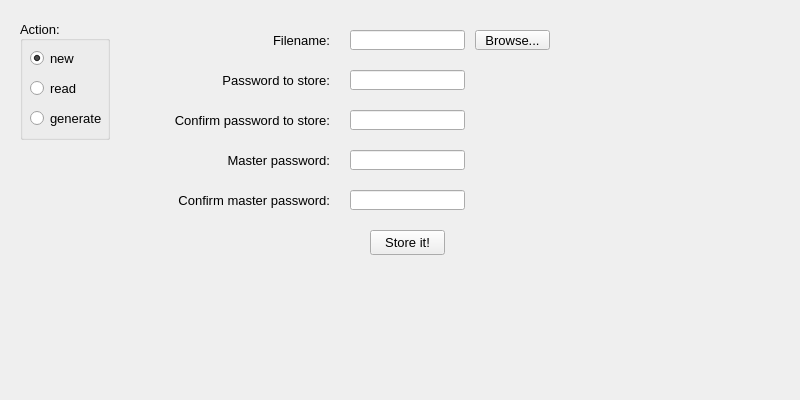
<?xml version="1.0" encoding="UTF-8"?>
<ui version="4.0">
 <class>MainWindow</class>
 <widget class="QMainWindow" name="MainWindow">
  <property name="geometry">
   <rect>
    <x>0</x>
    <y>0</y>
    <width>800</width>
    <height>400</height>
   </rect>
  </property>
  <property name="sizePolicy">
   <sizepolicy hsizetype="Fixed" vsizetype="Fixed">
    <horstretch>0</horstretch>
    <verstretch>0</verstretch>
   </sizepolicy>
  </property>
  <property name="minimumSize">
   <size>
    <width>800</width>
    <height>400</height>
   </size>
  </property>
  <property name="maximumSize">
   <size>
    <width>800</width>
    <height>400</height>
   </size>
  </property>
  <property name="font">
   <font>
    <pointsize>10</pointsize>
   </font>
  </property>
  <property name="windowTitle">
   <string>Passwordmanager</string>
  </property>
  <widget class="QWidget" name="centralwidget">
   <widget class="QGroupBox" name="groupBoxActions">
    <property name="geometry">
     <rect>
      <x>20</x>
      <y>20</y>
      <width>90</width>
      <height>120</height>
     </rect>
    </property>
    <property name="title">
     <string>Action:</string>
    </property>
    <property name="alignment">
     <set>Qt::AlignLeading|Qt::AlignLeft|Qt::AlignVCenter</set>
    </property>
    <widget class="QRadioButton" name="radioButton_new">
     <property name="geometry">
      <rect>
       <x>10</x>
       <y>30</y>
       <width>82</width>
       <height>17</height>
      </rect>
     </property>
     <property name="text">
      <string>new</string>
     </property>
     <property name="checked">
      <bool>true</bool>
     </property>
    </widget>
    <widget class="QRadioButton" name="radioButton_read">
     <property name="geometry">
      <rect>
       <x>10</x>
       <y>60</y>
       <width>82</width>
       <height>17</height>
      </rect>
     </property>
     <property name="text">
      <string>read</string>
     </property>
     <property name="checked">
      <bool>false</bool>
     </property>
    </widget>
    <widget class="QRadioButton" name="radioButton_generate">
     <property name="geometry">
      <rect>
       <x>10</x>
       <y>90</y>
       <width>82</width>
       <height>17</height>
      </rect>
     </property>
     <property name="text">
      <string>generate</string>
     </property>
    </widget>
   </widget>
   <widget class="QStackedWidget" name="stackedWidget">
    <property name="geometry">
     <rect>
      <x>130</x>
      <y>20</y>
      <width>650</width>
      <height>360</height>
     </rect>
    </property>
    <property name="currentIndex">
     <number>0</number>
    </property>
    <widget class="QWidget" name="layout_new">
     <widget class="QLineEdit" name="lineEdit_new_passwordToStore">
      <property name="geometry">
       <rect>
        <x>220</x>
        <y>50</y>
        <width>115</width>
        <height>20</height>
       </rect>
      </property>
      <property name="echoMode">
       <enum>QLineEdit::Password</enum>
      </property>
     </widget>
     <widget class="QLineEdit" name="lineEdit_new_passwordToStoreConfirm">
      <property name="geometry">
       <rect>
        <x>220</x>
        <y>90</y>
        <width>115</width>
        <height>20</height>
       </rect>
      </property>
      <property name="echoMode">
       <enum>QLineEdit::Password</enum>
      </property>
     </widget>
     <widget class="QLineEdit" name="lineEdit_new_masterPassword">
      <property name="geometry">
       <rect>
        <x>220</x>
        <y>130</y>
        <width>115</width>
        <height>20</height>
       </rect>
      </property>
      <property name="echoMode">
       <enum>QLineEdit::Password</enum>
      </property>
     </widget>
     <widget class="QLineEdit" name="lineEdit_new_masterPasswordConfirm">
      <property name="geometry">
       <rect>
        <x>220</x>
        <y>170</y>
        <width>115</width>
        <height>20</height>
       </rect>
      </property>
      <property name="echoMode">
       <enum>QLineEdit::Password</enum>
      </property>
     </widget>
     <widget class="QLabel" name="label_new_passwordToStore">
      <property name="geometry">
       <rect>
        <x>90</x>
        <y>50</y>
        <width>110</width>
        <height>20</height>
       </rect>
      </property>
      <property name="text">
       <string>Password to store:</string>
      </property>
      <property name="alignment">
       <set>Qt::AlignRight|Qt::AlignTrailing|Qt::AlignVCenter</set>
      </property>
     </widget>
     <widget class="QLabel" name="label_new_passwordToStoreConfirm">
      <property name="geometry">
       <rect>
        <x>40</x>
        <y>90</y>
        <width>160</width>
        <height>20</height>
       </rect>
      </property>
      <property name="text">
       <string>Confirm password to store:</string>
      </property>
      <property name="alignment">
       <set>Qt::AlignRight|Qt::AlignTrailing|Qt::AlignVCenter</set>
      </property>
     </widget>
     <widget class="QLabel" name="label_new_masterPassword">
      <property name="geometry">
       <rect>
        <x>90</x>
        <y>130</y>
        <width>110</width>
        <height>20</height>
       </rect>
      </property>
      <property name="text">
       <string>Master password:</string>
      </property>
      <property name="alignment">
       <set>Qt::AlignRight|Qt::AlignTrailing|Qt::AlignVCenter</set>
      </property>
     </widget>
     <widget class="QLabel" name="label_new_masterPasswordConfirm">
      <property name="geometry">
       <rect>
        <x>40</x>
        <y>170</y>
        <width>160</width>
        <height>20</height>
       </rect>
      </property>
      <property name="text">
       <string>Confirm master password:</string>
      </property>
      <property name="alignment">
       <set>Qt::AlignRight|Qt::AlignTrailing|Qt::AlignVCenter</set>
      </property>
     </widget>
     <widget class="QLineEdit" name="lineEdit_new_filename">
      <property name="geometry">
       <rect>
        <x>220</x>
        <y>10</y>
        <width>115</width>
        <height>20</height>
       </rect>
      </property>
     </widget>
     <widget class="QLabel" name="label_new_filename">
      <property name="geometry">
       <rect>
        <x>140</x>
        <y>10</y>
        <width>60</width>
        <height>20</height>
       </rect>
      </property>
      <property name="text">
       <string>Filename:</string>
      </property>
      <property name="alignment">
       <set>Qt::AlignRight|Qt::AlignTrailing|Qt::AlignVCenter</set>
      </property>
     </widget>
     <widget class="QPushButton" name="pushButton_new_storePassword">
      <property name="geometry">
       <rect>
        <x>240</x>
        <y>210</y>
        <width>75</width>
        <height>25</height>
       </rect>
      </property>
      <property name="text">
       <string>Store it!</string>
      </property>
      <property name="autoDefault">
       <bool>true</bool>
      </property>
     </widget>
     <widget class="QPushButton" name="pushButton_new_browseFile">
      <property name="geometry">
       <rect>
        <x>345</x>
        <y>10</y>
        <width>75</width>
        <height>20</height>
       </rect>
      </property>
      <property name="text">
       <string>Browse...</string>
      </property>
      <property name="autoDefault">
       <bool>true</bool>
      </property>
     </widget>
     <widget class="QLabel" name="label_new_messagePasswordToStore">
      <property name="geometry">
       <rect>
        <x>340</x>
        <y>70</y>
        <width>140</width>
        <height>20</height>
       </rect>
      </property>
      <property name="text">
       <string/>
      </property>
     </widget>
     <widget class="QLabel" name="label_new_messageMasterPassword">
      <property name="geometry">
       <rect>
        <x>340</x>
        <y>150</y>
        <width>140</width>
        <height>20</height>
       </rect>
      </property>
      <property name="text">
       <string/>
      </property>
     </widget>
    </widget>
    <widget class="QWidget" name="layout_read">
     <widget class="QListWidget" name="listWidget_read_fileList">
      <property name="geometry">
       <rect>
        <x>10</x>
        <y>40</y>
        <width>340</width>
        <height>290</height>
       </rect>
      </property>
     </widget>
     <widget class="QLineEdit" name="lineEdit_read_masterPassword">
      <property name="enabled">
       <bool>false</bool>
      </property>
      <property name="geometry">
       <rect>
        <x>500</x>
        <y>50</y>
        <width>115</width>
        <height>20</height>
       </rect>
      </property>
      <property name="inputMethodHints">
       <set>Qt::ImhHiddenText|Qt::ImhNoAutoUppercase|Qt::ImhNoPredictiveText|Qt::ImhSensitiveData</set>
      </property>
      <property name="echoMode">
       <enum>QLineEdit::Password</enum>
      </property>
     </widget>
     <widget class="QLabel" name="label_read_masterPassword">
      <property name="geometry">
       <rect>
        <x>370</x>
        <y>50</y>
        <width>110</width>
        <height>20</height>
       </rect>
      </property>
      <property name="text">
       <string>Master password:</string>
      </property>
      <property name="alignment">
       <set>Qt::AlignRight|Qt::AlignTrailing|Qt::AlignVCenter</set>
      </property>
     </widget>
     <widget class="QLabel" name="label_read_decodedPassword">
      <property name="geometry">
       <rect>
        <x>360</x>
        <y>90</y>
        <width>120</width>
        <height>20</height>
       </rect>
      </property>
      <property name="text">
       <string>Decoded password:</string>
      </property>
      <property name="alignment">
       <set>Qt::AlignRight|Qt::AlignTrailing|Qt::AlignVCenter</set>
      </property>
     </widget>
     <widget class="QLineEdit" name="lineEdit_read_decodedPassword">
      <property name="geometry">
       <rect>
        <x>500</x>
        <y>90</y>
        <width>115</width>
        <height>20</height>
       </rect>
      </property>
      <property name="readOnly">
       <bool>true</bool>
      </property>
     </widget>
     <widget class="QLineEdit" name="lineEdit_read_currentDir">
      <property name="geometry">
       <rect>
        <x>10</x>
        <y>10</y>
        <width>260</width>
        <height>20</height>
       </rect>
      </property>
     </widget>
     <widget class="QPushButton" name="pushButton_read_browseDir">
      <property name="geometry">
       <rect>
        <x>275</x>
        <y>10</y>
        <width>75</width>
        <height>20</height>
       </rect>
      </property>
      <property name="text">
       <string>Browse...</string>
      </property>
      <property name="autoDefault">
       <bool>true</bool>
      </property>
      <property name="default">
       <bool>false</bool>
      </property>
      <property name="flat">
       <bool>false</bool>
      </property>
     </widget>
    </widget>
    <widget class="QWidget" name="layout_generate">
     <widget class="QLabel" name="label_generate_length">
      <property name="geometry">
       <rect>
        <x>95</x>
        <y>30</y>
        <width>45</width>
        <height>20</height>
       </rect>
      </property>
      <property name="text">
       <string>Length:</string>
      </property>
      <property name="alignment">
       <set>Qt::AlignRight|Qt::AlignTrailing|Qt::AlignVCenter</set>
      </property>
     </widget>
     <widget class="QLineEdit" name="lineEdit_generate_length">
      <property name="geometry">
       <rect>
        <x>160</x>
        <y>30</y>
        <width>115</width>
        <height>20</height>
       </rect>
      </property>
      <property name="inputMethodHints">
       <set>Qt::ImhDigitsOnly</set>
      </property>
     </widget>
     <widget class="QLabel" name="label_generate_generatedPassword">
      <property name="geometry">
       <rect>
        <x>15</x>
        <y>70</y>
        <width>125</width>
        <height>20</height>
       </rect>
      </property>
      <property name="text">
       <string>Generated password:</string>
      </property>
      <property name="alignment">
       <set>Qt::AlignRight|Qt::AlignTrailing|Qt::AlignVCenter</set>
      </property>
     </widget>
     <widget class="QLineEdit" name="lineEdit_generate_generatedPassword">
      <property name="geometry">
       <rect>
        <x>160</x>
        <y>70</y>
        <width>115</width>
        <height>20</height>
       </rect>
      </property>
      <property name="readOnly">
       <bool>true</bool>
      </property>
     </widget>
     <widget class="QPushButton" name="pushButton_generate_generatePassword">
      <property name="geometry">
       <rect>
        <x>285</x>
        <y>30</y>
        <width>75</width>
        <height>20</height>
       </rect>
      </property>
      <property name="text">
       <string>Generate!</string>
      </property>
      <property name="autoDefault">
       <bool>true</bool>
      </property>
     </widget>
     <widget class="QPushButton" name="pushButton_generate_storePassword">
      <property name="enabled">
       <bool>false</bool>
      </property>
      <property name="geometry">
       <rect>
        <x>285</x>
        <y>70</y>
        <width>75</width>
        <height>20</height>
       </rect>
      </property>
      <property name="text">
       <string>Store it!</string>
      </property>
      <property name="checkable">
       <bool>false</bool>
      </property>
      <property name="autoDefault">
       <bool>true</bool>
      </property>
     </widget>
     <widget class="QLabel" name="label_message">
      <property name="geometry">
       <rect>
        <x>-40</x>
        <y>280</y>
        <width>141</width>
        <height>16</height>
       </rect>
      </property>
      <property name="text">
       <string/>
      </property>
     </widget>
     <zorder>lineEdit_generate_length</zorder>
     <zorder>label_generate_generatedPassword</zorder>
     <zorder>lineEdit_generate_generatedPassword</zorder>
     <zorder>pushButton_generate_generatePassword</zorder>
     <zorder>pushButton_generate_storePassword</zorder>
     <zorder>label_generate_length</zorder>
     <zorder>label_message</zorder>
    </widget>
   </widget>
  </widget>
  <widget class="QMenuBar" name="menubar">
   <property name="geometry">
    <rect>
     <x>0</x>
     <y>0</y>
     <width>800</width>
     <height>21</height>
    </rect>
   </property>
  </widget>
  <widget class="QStatusBar" name="statusbar">
   <property name="sizeGripEnabled">
    <bool>false</bool>
   </property>
  </widget>
 </widget>
 <tabstops>
  <tabstop>lineEdit_new_filename</tabstop>
  <tabstop>lineEdit_new_passwordToStore</tabstop>
  <tabstop>lineEdit_new_passwordToStoreConfirm</tabstop>
  <tabstop>lineEdit_new_masterPassword</tabstop>
  <tabstop>lineEdit_new_masterPasswordConfirm</tabstop>
  <tabstop>pushButton_new_storePassword</tabstop>
  <tabstop>pushButton_new_browseFile</tabstop>
  <tabstop>radioButton_new</tabstop>
  <tabstop>radioButton_read</tabstop>
  <tabstop>radioButton_generate</tabstop>
  <tabstop>lineEdit_read_currentDir</tabstop>
  <tabstop>pushButton_read_browseDir</tabstop>
  <tabstop>listWidget_read_fileList</tabstop>
  <tabstop>lineEdit_read_masterPassword</tabstop>
  <tabstop>lineEdit_read_decodedPassword</tabstop>
  <tabstop>lineEdit_generate_length</tabstop>
  <tabstop>pushButton_generate_generatePassword</tabstop>
  <tabstop>lineEdit_generate_generatedPassword</tabstop>
  <tabstop>pushButton_generate_storePassword</tabstop>
 </tabstops>
 <resources/>
 <connections/>
</ui>
